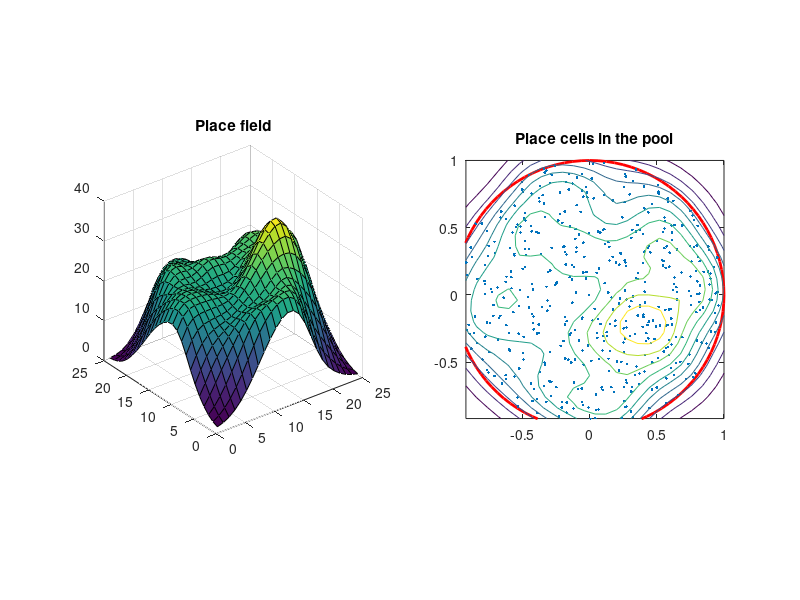

Write MATLAB code to recreate this figure. (Note: this script raises an error after producing the figure.)

% Computational Neuroscience
% week 10 DA99 

clear all

%    maze:
%
%    CRITIC              N     ACTOR
%                     NW | NE
%            C      W  \   /  E
%             \     \ SW   SE
%          wi  \     \ | S  /  zji
%               \     \| / /
% PLACE CELLS 1 2 ............ 493
%

rng(0); % set seed for repeatable random numbers

% PROBLEM SIZES
nj=8; % 8 actions = directions to choose from at any state
n_grid=25; % value map n_gridxn_grid

% TIMESTEPPING
T=120; % time out for each trial after 120 seconds
dt=0.1; % 0.1 second timesteps
nt=T/dt;
ntrial=250;

% POOL INFO
theta=[0:0.01:1]*2*pi;
pool_x = sin(theta);
pool_y = cos(theta);
theta_platform=1.75*pi;
r_platform=0.5;
x_platform = r_platform*sin(theta_platform); % mid platform position
y_platform = r_platform*cos(theta_platform);
dr_platform = 0.1/2; % platform radius 0.05 m (diameter is 0.1 m)
platform_x = x_platform+dr_platform*sin(theta);
platform_y = y_platform+dr_platform*cos(theta);

% GRID INFO
x_grid=[1:1:n_grid]*2/n_grid-1;
y_grid=[1:1:n_grid]*2/n_grid-1;
dgrid=2/n_grid;
[X,Y] = meshgrid(-1+dgrid:dgrid:1, -1+dgrid:dgrid:1);

% PLACECELL INFO
ni=493; % 493 place cells
xi=zeros(ni,1);
yi=zeros(ni,1);
thj=[0:1:7]/8*2*pi-pi;
si=0.16; % reach of place cell activation = 0.16 meter
sthj=pi/2;
f_grid=zeros(n_grid,n_grid);

% Place place cells covering pool randomly, exactly 493
j=0;
for i=1:ni*10
    x=rand*2-1;
    y=rand*2-1;
    r=x^2+y^2;
    if (j<ni)&&(r<1)
        j=j+1;
        xi(j)=x; % random for now, may need a better covering of map
        yi(j)=y; 
    end
end
if j<493
    print 'did not place all cells'
end
% Function definition for place cells firing rates
f = @(xx,yy,ii) exp(-((xx-xi(ii)).^2+(yy-yi(ii)).^2)/(2*si^2));
% Function definition for head direction cells firing rates
g = @(tt,jj) exp(-(tt-thj(jj)).^2)/(2*sthj^2);

% PLACEMAP INFO
f_map=zeros(n_grid);
for ix=1:n_grid
    for iy=1:n_grid
        ff=f(X(ix,iy),Y(ix,iy),1:ni);
        f_map(ix,iy)=f_map(ix,iy)+sum(ff);
    end
end
figure;
ax1=subplot(1,2,1);
surf(ax1,f_map);
axis square;
title('Place field');
ax2=subplot(1,2,2);
plot(ax2, pool_x, pool_y, 'r-','linewidth',2); 
hold on;
plot(ax2, xi, yi,'.');
contour(ax2, x_grid, y_grid, f_map);
axis equal;
title('Place cells in the pool');

% RAT INFO
v_rat=0.3; % swimming speed rat 0.3 m/s
x_rat=nan(nt,ntrial);
y_rat=nan(nt,ntrial);
theta_rat=nan(nt,ntrial); % swimming direction rat
rat_start_from_edge=0;
momentum=0.9;

% ACTOR INFO
theta=thj; % directions for each of the 8 actions
zikj=zeros(ni,nj,nj);
zikj_trial=zeros(ni,nj,nj,ntrial);
ui=zeros(ni,nj);
vi=zeros(ni,nj);
ui_trial=zeros(ni,ntrial);
vi_trial=zeros(ni,ntrial);
aj=zeros(1,nj);
epsilon=0.1;
beta=2;

% CRITIC INFO
gamma=0.9975; % learning rate not given, need to play with this
wi=zeros(ni,1); % weights for all place cells
wk=zeros(nj,1);
wik=zeros(ni,nj,1);

wi_trial=zeros(nj,ntrial);
wk_trial=zeros(nj,ntrial);
wik_trial=zeros(ni,nj,ntrial);
C_grid=zeros(ntrial,n_grid,n_grid,nj); % estimated value map (rows are y, columns are x) 

% Store itrial reward C C_next delta sum(epsilon*delta*fi)
record=zeros(nt, 5);
% TRIALS
for itrial=1:ntrial
    goal=0;
    t_rat=pi/2;%2*pi*(randi(4)-1)/4;%rand*2*pi; % position of rat starting anywhere along the edge of the pool
    x_rat(1,itrial)=(1-rat_start_from_edge)*sin(t_rat);
    y_rat(1,itrial)=(1-rat_start_from_edge)*cos(t_rat);
    theta_rat(1,itrial)=wrapToPi(t_rat+pi); % swimming direction of the rat swimming back towards the centre
    % TIMESTEPPING FOR SINGLE TRIAL
    for it=1:nt
        % ACTOR
        fi=f(x_rat(it,itrial),y_rat(it,itrial),1:ni); % formula (1), activity of each place cell for all dir
        gk=g(theta_rat(it,itrial),1:nj)'; 
        for j=1:nj
            aj(j)=fi'*zikj(:,:,j)*gk; % CC formula above (9), value for all dir
        end
        pj=exp(beta*aj)/sum(exp(beta*aj)); % formula (9)
        j=randsample(nj,1,true,pj); % actor's choice of direction
        % Momentum
        tj=wrapToPi(theta_rat(it,itrial)+(1-momentum)*theta(j)); % momentum 1:3 new direction : old direction
        xj=x_rat(it,itrial)+v_rat*dt*sin(tj); 
        yj=y_rat(it,itrial)+v_rat*dt*cos(tj);
        rj=sqrt(xj.^2+yj.^2);
        if rj>1 % bounce off edge of pool
            tj=wrapToPi(tj+pi); % for now turn rat by 180 degrees, although this is not real bounce...
        end
        x_rat(it+1,itrial)=x_rat(it,itrial)+v_rat*dt*sin(tj);
        y_rat(it+1,itrial)=y_rat(it,itrial)+v_rat*dt*cos(tj);
        theta_rat(it+1,itrial)=tj;
        % CRITIC
        fi_next=f(x_rat(it+1,itrial),y_rat(it+1,itrial),1:ni);
        gk_next=g(theta_rat(it+1,itrial),1:nj)';
        C=fi'*wik*gk; % weights have changed so recalculate C for current location. 
        C_next=fi_next'*wik*gk_next; % weights have changed so recalculate C for next location. 
        reward=0; % zero reward away from platform
        if (x_rat(it+1,itrial)-x_platform)^2+(y_rat(it+1,itrial)-y_platform)^2 < dr_platform^2
            reward=1; % reward=1 on platform
            goal=1;
        end
        delta=reward+gamma*C_next-C; % formula (7)
        wik=wik+epsilon*delta*fi*gk'; % formula (8), update w for all neurons
                %[mm,jj]=sort(abs(theta-tj)); % find direction after effect of momentum and bounce
        j_momentum=j;%jj(1);
        zikj(:,:,j)=zikj(:,:,j)+epsilon*delta*fi*gk'; % formula (10), update z for chosen action j = nearest angle ii(j,1)
        if goal==1
            break;
        end
    end
    % update C_grid every trial, not every timestep which is expensive
    for ix=1:n_grid
        for iy=1:n_grid
            for k=1:nj
                fi=f(X(ix,iy),Y(ix,iy),1:ni);
                gk=g(theta(j),1:nj)';
                C_grid(itrial,ix,iy,j)=fi'*wik*gk;
            end
        end
    end
    C_grid(itrial,:,:,:)=C_grid(itrial,:,:,:)/max(max(max(C_grid(itrial,:,:,:))));
    wik_trial(:,:,itrial)=wik;%/max(wi);
    zikj_trial(:,:,:,itrial)=zikj;
    for j=1:nj
        [mx,jmx]=max(reshape(zikj(:,j,:),ni,nj),[],2);
        ui(:,j)=sin(theta(jmx))';
        vi(:,j)=cos(theta(jmx))';
        ui_trial(:,itrial)=ui(:,j);
        vi_trial(:,itrial)=vi(:,j);
    end
    %sum(w)
    %itrial
end



% plot the place cells in the circular pool
figure;
%scatter(xi,yi,abs(w)*1000);
%plot(xi, yi,'.');
hold on;
plot(pool_x,pool_y,'linewidth',2);
plot(x_platform, y_platform,'bo','MarkerFaceColor','b','Markersize',10);
plot(platform_x,platform_y,'b-','linewidth',2);
plot(x_rat(:,ntrial),y_rat(:,ntrial),'r-','linewidth',0.1);
plot(x_rat(1,ntrial),y_rat(1,ntrial),'bo','Markersize',30);
plot(x_rat(nt,ntrial),y_rat(nt,ntrial),'b*','Markersize',30);
Cp_plot=reshape(sum(C_grid(ntrial,:,:,:),4),n_grid,n_grid);
contour(x_grid,y_grid,Cp_plot);
[DX,DY] = gradient(Cp_plot,1,1);
quiver(x_grid,y_grid,DX,DY);
%quiver(xi,yi,ui,vi);
axis equal;

figure;
for j=1:nj
ax(j)=subplot(3,3,j);
hold on;
plot(ax(j),pool_x,pool_y,'linewidth',2);
plot(ax(j),x_platform, y_platform,'bo','MarkerFaceColor','b','Markersize',10);
plot(ax(j),platform_x,platform_y,'b-','linewidth',2);
plot(ax(j),x_rat(:,ntrial),y_rat(:,ntrial),'r-','linewidth',0.1);
plot(ax(j),x_rat(1,ntrial),y_rat(1,ntrial),'bo','Markersize',30);
plot(ax(j),x_rat(nt,ntrial),y_rat(nt,ntrial),'b*','Markersize',30);
Cp_plot=reshape(sum(C_grid(ntrial,:,:,:),4),n_grid,n_grid);
contour(ax(j),x_grid,y_grid,Cp_plot);
quiver(ax(j),xi,yi,ui(:,j),vi(:,j));
axis equal;
end

figure;
Cp_2=reshape(sum(C_grid(20,:,:,:),4),n_grid,n_grid);
Cp_7=reshape(sum(C_grid(70,:,:,:),4),n_grid,n_grid);
Cp_22=reshape(sum(C_grid(220,:,:,:),4),n_grid,n_grid);
axCp2=subplot(3,3,1); % value map after 2 trials
axCp7=subplot(3,3,2); % value map after 7 trials
axCp22=subplot(3,3,3); % value map after 22 trials
surf(axCp2,Cp_2);
surf(axCp7,Cp_7);
surf(axCp22,Cp_22);
%zmax=max([max(max(max(C_grid(2,:,:)))),max(max(max(C_grid(7,:,:)))),max(max(max(C_grid(22,:,:))))]);
axis(axCp2,[0 25 0 25 -Inf 1]);
axis(axCp7,[0 25 0 25 -Inf 1]);
axis(axCp22,[0 25 0 25 -Inf 1]);
%zlim(axCp2,[-Inf 1]);
%zlim(axCp7,[-Inf 1]);
%zlim(axCp22,[-Inf 1]);

axpa2=subplot(3,3,4); % preferred action map after 2 trials
axpa7=subplot(3,3,5); % preferred action map after 7 trials
axpa22=subplot(3,3,6); % preferred action map after 22 trials
plot(axpa2,pool_x,pool_y,'linewidth',2);
plot(axpa7,pool_x,pool_y,'linewidth',2);
plot(axpa22,pool_x,pool_y,'linewidth',2);
hold(axpa2,'on');
hold(axpa7,'on');
hold(axpa22,'on');
plot(axpa2,x_platform, y_platform,'bo','MarkerFaceColor','b','Markersize',3);
plot(axpa7,x_platform, y_platform,'bo','MarkerFaceColor','b','Markersize',3);
plot(axpa22,x_platform, y_platform,'bo','MarkerFaceColor','b','Markersize',3);
plot(axpa2,platform_x,platform_y,'b-','linewidth',2);
plot(axpa7,platform_x,platform_y,'b-','linewidth',2);
plot(axpa22,platform_x,platform_y,'b-','linewidth',2);
[DX_2,DY_2] = gradient(Cp_2,1,1);
[DX_7,DY_7] = gradient(Cp_7,1,1);
[DX_22,DY_22] = gradient(Cp_22,1,1);
contour(axpa2,x_grid,y_grid,Cp_2); % commented out because no contour yet which gives error
contour(axpa7,x_grid,y_grid,Cp_7);
contour(axpa22,x_grid,y_grid,Cp_22);
%scatter(axpa2,xi,yi,abs(w_trial(:,2))*1000);
%scatter(axpa7,xi,yi,abs(w_trial(:,7))*1000);
%scatter(axpa22,xi,yi,abs(w_trial(:,22))*1000);
quiver(axpa2,x_grid,y_grid,DX_2,DY_2);
quiver(axpa7,x_grid,y_grid,DX_7,DY_7);
quiver(axpa22,x_grid,y_grid,DX_22,DY_22);
%quiver(axpa2,xi,yi,ui_trial(:,20),vi_trial(:,20));
%quiver(axpa7,xi,yi,ui_trial(:,70),vi_trial(:,70));
%quiver(axpa22,xi,yi,ui_trial(:,220),vi_trial(:,220));
axpa2.DataAspectRatio=[1,1,1];
axpa7.DataAspectRatio=[1,1,1];
axpa22.DataAspectRatio=[1,1,1];
axis(axpa2,[-1 1 -1 1]);
axis(axpa7,[-1 1 -1 1]);
axis(axpa22,[-1 1 -1 1]);

axpath2=subplot(3,3,7); % path the rat takes in 2nd trial
axpath7=subplot(3,3,8); % path the rat takes in 7th trial
axpath22=subplot(3,3,9); % path the rat takes in 22th trial
plot(axpath2,pool_x,pool_y,'linewidth',2);
plot(axpath7,pool_x,pool_y,'linewidth',2);
plot(axpath22,pool_x,pool_y,'linewidth',2);
hold(axpath2,'on');
hold(axpath7,'on');
hold(axpath22,'on');
plot(axpath2,x_platform, y_platform,'bo','MarkerFaceColor','b','Markersize',3);
plot(axpath7,x_platform, y_platform,'bo','MarkerFaceColor','b','Markersize',3);
plot(axpath22,x_platform, y_platform,'bo','MarkerFaceColor','b','Markersize',3);
plot(axpath2,platform_x,platform_y,'b-','linewidth',2);
plot(axpath7,platform_x,platform_y,'b-','linewidth',2);
plot(axpath22,platform_x,platform_y,'b-','linewidth',2);
plot(axpath2,x_rat(:,20),y_rat(:,20));
plot(axpath7,x_rat(:,70),y_rat(:,70));
plot(axpath22,x_rat(:,220),y_rat(:,220));
axpath2.DataAspectRatio=[1,1,1];
axpath7.DataAspectRatio=[1,1,1];
axpath22.DataAspectRatio=[1,1,1];
axis(axpath2,[-1 1 -1 1]);
axis(axpath7,[-1 1 -1 1]);
axis(axpath22,[-1 1 -1 1]);

        %tj=wrapToPi(theta_rat(it,itrial)+(1-momentum)*theta); % momentum 1:3 new direction : old direction
        %[TZ,TJ]=meshgrid(theta,tj); % directions tj are not the same as the 9 directions in theta
        %dT=abs(wrapToPi(TZ-TJ)); % difference between tj and each element of theta
        %[mm,ii]=sort(dT,2); % find theta closest to tj
        %zij_tj=zij(:,ii(:,1)); % pick up the zij value for the theta closest to tj
        %aj=tanh(fi'*zij_tj); % formula above (9), value for all dir
